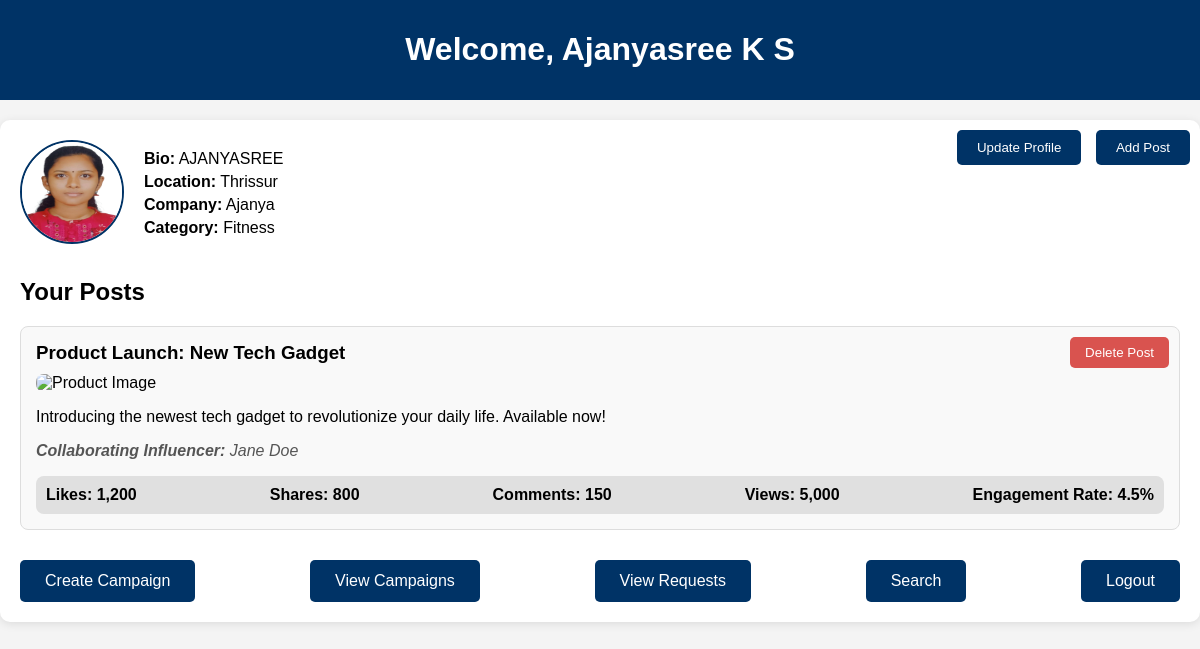
Before: /sponsors/dashboard (signed in) with the older database file.
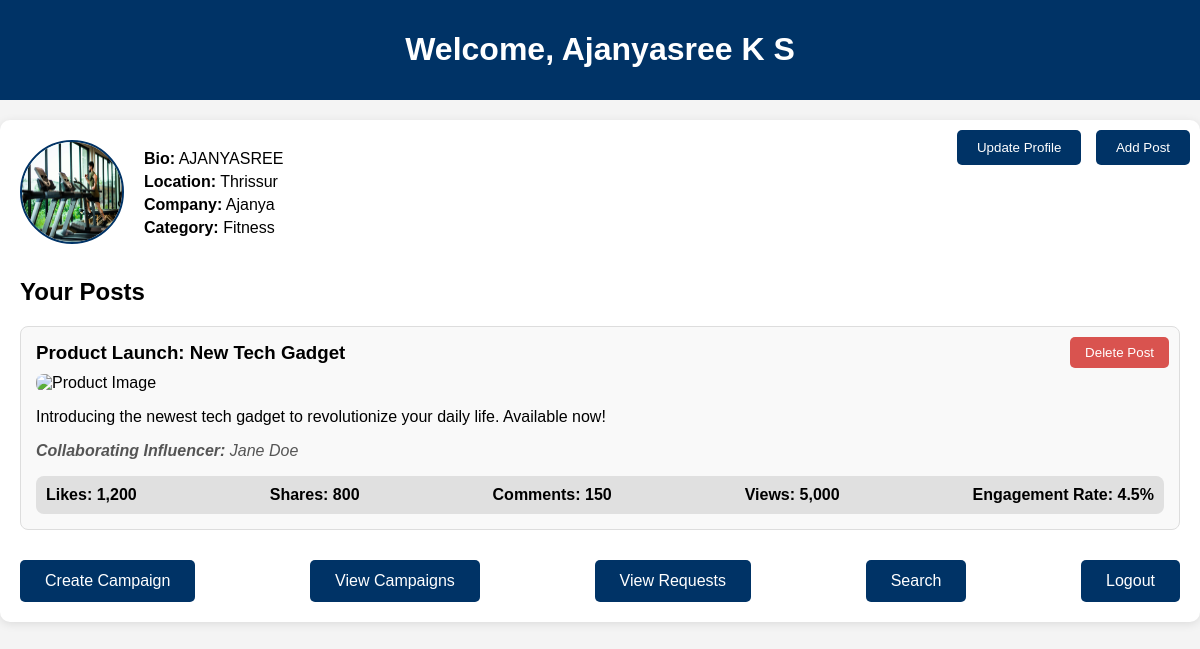
After: the same page with the newer database file.
### models.py (models this page shows, shortened)
class User(db.Model,UserMixin):
    __tablename__ = 'users'
    user_id = db.Column(db.Integer, primary_key=True, autoincrement=True)
    name = db.Column(db.String(100), nullable=False)
    username = db.Column(db.String(80), unique=True, nullable=False, index=True)
    email = db.Column(db.String(120), unique=True, nullable=False, index=True)
    password = db.Column(db.String(120), nullable=False)
    bio = db.Column(db.Text)
    profile_pic = db.Column(db.String(200))
    role = db.Column(db.String(50), nullable=False)
    created_at = db.Column(db.DateTime, default=db.func.now(), index=True)
    updated_at = db.Column(db.DateTime, default=db.func.now(), onupdate=db.func.now())
    sponsor = db.relationship('Sponsor', backref='user', uselist=False)
    influencer = db.relationship('Influencer', backref='user', uselist=False)
    social_media_metrics = db.relationship('SocialMediaMetric', backref='user', lazy=True)
    post = db.relationship('Post', backref='user', lazy=True)

### sponsors.py (the view)
@sponsors_bp.route('/dashboard')
@login_required
def dashboard():
    sponsor = Sponsor.query.filter_by(user_id=current_user.user_id).first()
    if sponsor:
        return render_template('sponsor_dash.html', sponsor=sponsor)
    else:
        flash('No sponsor found.', 'danger')
        return redirect(url_for('home'))

### app.py (called while the page is built)
@login_manager.user_loader
def load_user(user_id):
    return db.session.get(User, int(user_id))

@app.context_processor
def utility_processor():
    return dict(generate_breadcrumbs=generate_breadcrumbs)

### templates/sponsor_dash.html (shortened to what this page needs)
<!DOCTYPE html>
<html lang="en">
<head>
    <link rel="stylesheet" href="{{ url_for('static', filename='css/sponsor_dash.css') }}">
</head>
<body>
    <header>
        <h1>Welcome, {{ sponsor.user.name }}</h1>
    </header>
    <div class="container">
        <div class="profile-section">
            <div class="profile-picture">
                {% if sponsor.user.profile_pic %}
                    <img src="{{ url_for('static', filename=sponsor.user.profile_pic) }}" alt="Profile Picture">
                {% else %}
                    <img src="{{ url_for('static', filename='images/default_profile.png') }}" alt="Default Profile Picture">
                {% endif %}
            </div>
            <div class="profile-details">
                <p><strong>Bio:</strong> {{ sponsor.user.bio }}</p>
                <p><strong>Location:</strong> {{ sponsor.location }}</p>
                <p><strong>Company:</strong> {{ sponsor.company_name }}</p>
                <p><strong>Category:</strong> {{ sponsor.category }}</p>
            </div>
        </div>
        <div class="profile-buttons">
            <a href="{{ url_for('sponsors.update_profile') }}" class="button-link"><button>Update Profile</button></a>
            <button>Add Post</button>
        </div>
        <div class="posts-section">
            <h2>Your Posts</h2>
            <div class="post">
                <h3>Product Launch: New Tech Gadget</h3>
                <img src="{{ url_for('static', filename='images/post-image1.jpg') }}" alt="Product Image">
                <div class="post-caption">
                    <p>Introducing the newest tech gadget to revolutionize your daily life. Available now!</p>
                </div>
                <div class="post-collaboration">
                    <p><strong>Collaborating Influencer:</strong> Jane Doe</p>
                </div>
                <div class="social-metrics">
                    <div>Likes: 1,200</div>
                    <div>Shares: 800</div>
                    <div>Comments: 150</div>
                    <div>Views: 5,000</div>
                    <div>Engagement Rate: 4.5%</div>
                </div>
                <button class="delete-button" onclick="deletePost(1)">Delete Post</button>
            </div>
        </div>
        <div class="nav-buttons">
            <a href="{{ url_for('sponsors.create_campaign') }}">
                <button>Create Campaign</button>
            </a>
            <a href="{{ url_for('sponsors.view_campaigns') }}">
            <button>View Campaigns</button>
        </a>
            <button>View Requests</button>
            <a href="{{ url_for('sponsors.influe_search') }}">
            <button>Search</button>
        </a>
            <form action="{{ url_for('logout') }}" method="POST">
                <button type="submit">Logout</button>
            </form>
        </div>
    </div>
</body>
</html>

Changed rows visible on the page:
changed User "Ajanyasree K S": profile_pic: a different picture
